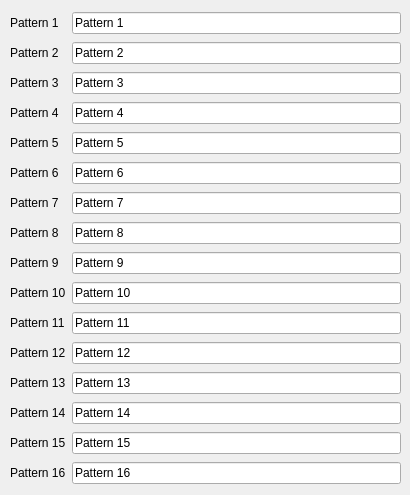
                <widget class="QWidget" name="tab_seq4">
                 <attribute name="title">
                  <string>SEQ 4</string>
                 </attribute>
                 <widget class="QWidget" name="gridLayoutWidget_11">
                  <property name="geometry">
                   <rect>
                    <x>10</x>
                    <y>10</y>
                    <width>391</width>
                    <height>476</height>
                   </rect>
                  </property>
                  <layout class="QGridLayout" name="gridLayout_11">
                   <item row="13" column="1">
                    <widget class="QLineEdit" name="lineEdit_140">
                     <property name="text">
                      <string>Pattern 14</string>
                     </property>
                     <property name="maxLength">
                      <number>12</number>
                     </property>
                    </widget>
                   </item>
                   <item row="5" column="0">
                    <widget class="QLabel" name="label_142">
                     <property name="text">
                      <string>Pattern 6</string>
                     </property>
                    </widget>
                   </item>
                   <item row="1" column="1">
                    <widget class="QLineEdit" name="lineEdit_seq4_pattern2">
                     <property name="text">
                      <string>Pattern 2</string>
                     </property>
                     <property name="maxLength">
                      <number>12</number>
                     </property>
                    </widget>
                   </item>
                   <item row="9" column="0">
                    <widget class="QLabel" name="label_143">
                     <property name="text">
                      <string>Pattern 10</string>
                     </property>
                    </widget>
                   </item>
                   <item row="13" column="0">
                    <widget class="QLabel" name="label_144">
                     <property name="text">
                      <string>Pattern 14</string>
                     </property>
                    </widget>
                   </item>
                   <item row="8" column="1">
                    <widget class="QLineEdit" name="lineEdit_142">
                     <property name="text">
                      <string>Pattern 9</string>
                     </property>
                     <property name="maxLength">
                      <number>12</number>
                     </property>
                    </widget>
                   </item>
                   <item row="11" column="1">
                    <widget class="QLineEdit" name="lineEdit_143">
                     <property name="text">
                      <string>Pattern 12</string>
                     </property>
                     <property name="maxLength">
                      <number>12</number>
                     </property>
                    </widget>
                   </item>
                   <item row="2" column="0">
                    <widget class="QLabel" name="label_145">
                     <property name="text">
                      <string>Pattern 3</string>
                     </property>
                    </widget>
                   </item>
                   <item row="1" column="0">
                    <widget class="QLabel" name="label_146">
                     <property name="text">
                      <string>Pattern 2</string>
                     </property>
                    </widget>
                   </item>
                   <item row="0" column="0">
                    <widget class="QLabel" name="label_147">
                     <property name="text">
                      <string>Pattern 1</string>
                     </property>
                    </widget>
                   </item>
                   <item row="10" column="1">
                    <widget class="QLineEdit" name="lineEdit_144">
                     <property name="text">
                      <string>Pattern 11</string>
                     </property>
                     <property name="maxLength">
                      <number>12</number>
                     </property>
                    </widget>
                   </item>
                   <item row="10" column="0">
                    <widget class="QLabel" name="label_148">
                     <property name="text">
                      <string>Pattern 11</string>
                     </property>
                    </widget>
                   </item>
                   <item row="4" column="0">
                    <widget class="QLabel" name="label_149">
                     <property name="text">
                      <string>Pattern 5</string>
                     </property>
                    </widget>
                   </item>
                   <item row="2" column="1">
                    <widget class="QLineEdit" name="lineEdit_seq4_pattern3">
                     <property name="text">
                      <string>Pattern 3</string>
                     </property>
                     <property name="maxLength">
                      <number>12</number>
                     </property>
                    </widget>
                   </item>
                   <item row="15" column="0">
                    <widget class="QLabel" name="label_150">
                     <property name="text">
                      <string>Pattern 16</string>
                     </property>
                    </widget>
                   </item>
                   <item row="0" column="1">
                    <widget class="QLineEdit" name="lineEdit_seq4_pattern1">
                     <property name="text">
                      <string>Pattern 1</string>
                     </property>
                     <property name="maxLength">
                      <number>12</number>
                     </property>
                    </widget>
                   </item>
                   <item row="3" column="0">
                    <widget class="QLabel" name="label_151">
                     <property name="text">
                      <string>Pattern 4</string>
                     </property>
                    </widget>
                   </item>
                   <item row="12" column="1">
                    <widget class="QLineEdit" name="lineEdit_147">
                     <property name="text">
                      <string>Pattern 13</string>
                     </property>
                     <property name="maxLength">
                      <number>12</number>
                     </property>
                    </widget>
                   </item>
                   <item row="14" column="1">
                    <widget class="QLineEdit" name="lineEdit_148">
                     <property name="text">
                      <string>Pattern 15</string>
                     </property>
                     <property name="maxLength">
                      <number>12</number>
                     </property>
                    </widget>
                   </item>
                   <item row="6" column="1">
                    <widget class="QLineEdit" name="lineEdit_149">
                     <property name="text">
                      <string>Pattern 7</string>
                     </property>
                     <property name="maxLength">
                      <number>12</number>
                     </property>
                    </widget>
                   </item>
                   <item row="11" column="0">
                    <widget class="QLabel" name="label_152">
                     <property name="text">
                      <string>Pattern 12</string>
                     </property>
                    </widget>
                   </item>
                   <item row="7" column="1">
                    <widget class="QLineEdit" name="lineEdit_150">
                     <property name="text">
                      <string>Pattern 8</string>
                     </property>
                     <property name="maxLength">
                      <number>12</number>
                     </property>
                    </widget>
                   </item>
                   <item row="15" column="1">
                    <widget class="QLineEdit" name="lineEdit_151">
                     <property name="text">
                      <string>Pattern 16</string>
                     </property>
                     <property name="maxLength">
                      <number>12</number>
                     </property>
                    </widget>
                   </item>
                   <item row="6" column="0">
                    <widget class="QLabel" name="label_153">
                     <property name="text">
                      <string>Pattern 7</string>
                     </property>
                    </widget>
                   </item>
                   <item row="12" column="0">
                    <widget class="QLabel" name="label_154">
                     <property name="text">
                      <string>Pattern 13</string>
                     </property>
                    </widget>
                   </item>
                   <item row="3" column="1">
                    <widget class="QLineEdit" name="lineEdit_seq4_pattern4">
                     <property name="text">
                      <string>Pattern 4</string>
                     </property>
                     <property name="maxLength">
                      <number>12</number>
                     </property>
                     <property name="frame">
                      <bool>true</bool>
                     </property>
                    </widget>
                   </item>
                   <item row="14" column="0">
                    <widget class="QLabel" name="label_155">
                     <property name="text">
                      <string>Pattern 15</string>
                     </property>
                    </widget>
                   </item>
                   <item row="4" column="1">
                    <widget class="QLineEdit" name="lineEdit_seq4_pattern5">
                     <property name="text">
                      <string>Pattern 5</string>
                     </property>
                     <property name="maxLength">
                      <number>12</number>
                     </property>
                    </widget>
                   </item>
                   <item row="9" column="1">
                    <widget class="QLineEdit" name="lineEdit_154">
                     <property name="text">
                      <string>Pattern 10</string>
                     </property>
                     <property name="maxLength">
                      <number>12</number>
                     </property>
                    </widget>
                   </item>
                   <item row="8" column="0">
                    <widget class="QLabel" name="label_156">
                     <property name="text">
                      <string>Pattern 9</string>
                     </property>
                    </widget>
                   </item>
                   <item row="5" column="1">
                    <widget class="QLineEdit" name="lineEdit_155">
                     <property name="text">
                      <string>Pattern 6</string>
                     </property>
                     <property name="maxLength">
                      <number>12</number>
                     </property>
                    </widget>
                   </item>
                   <item row="7" column="0">
                    <widget class="QLabel" name="label_157">
                     <property name="text">
                      <string>Pattern 8</string>
                     </property>
                    </widget>
                   </item>
                  </layout>
                 </widget>
                </widget>
